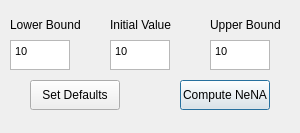
<?xml version="1.0" encoding="UTF-8"?>
<ui version="4.0">
 <class>centralwidget</class>
 <widget class="QDialog" name="centralwidget">
  <property name="geometry">
   <rect>
    <x>0</x>
    <y>0</y>
    <width>300</width>
    <height>133</height>
   </rect>
  </property>
  <property name="windowTitle">
   <string>Dialog</string>
  </property>
  <widget class="QLabel" name="lowerBoundLabel">
   <property name="geometry">
    <rect>
     <x>10</x>
     <y>10</y>
     <width>80</width>
     <height>30</height>
    </rect>
   </property>
   <property name="text">
    <string>Lower Bound</string>
   </property>
  </widget>
  <widget class="QLabel" name="initialLabel">
   <property name="geometry">
    <rect>
     <x>110</x>
     <y>10</y>
     <width>80</width>
     <height>30</height>
    </rect>
   </property>
   <property name="text">
    <string>Initial Value</string>
   </property>
  </widget>
  <widget class="QLabel" name="upperBoundLabel">
   <property name="geometry">
    <rect>
     <x>210</x>
     <y>10</y>
     <width>80</width>
     <height>30</height>
    </rect>
   </property>
   <property name="text">
    <string>Upper Bound</string>
   </property>
  </widget>
  <widget class="QTextEdit" name="lowerBoundValue">
   <property name="geometry">
    <rect>
     <x>10</x>
     <y>40</y>
     <width>60</width>
     <height>30</height>
    </rect>
   </property>
   <property name="html">
    <string>&lt;!DOCTYPE HTML PUBLIC &quot;-//W3C//DTD HTML 4.0//EN&quot; &quot;http://www.w3.org/TR/REC-html40/strict.dtd&quot;&gt;
&lt;html&gt;&lt;head&gt;&lt;meta name=&quot;qrichtext&quot; content=&quot;1&quot; /&gt;&lt;style type=&quot;text/css&quot;&gt;
p, li { white-space: pre-wrap; }
&lt;/style&gt;&lt;/head&gt;&lt;body style=&quot; font-family:'MS Shell Dlg 2'; font-size:8.25pt; font-weight:400; font-style:normal;&quot;&gt;
&lt;p style=&quot; margin-top:0px; margin-bottom:0px; margin-left:0px; margin-right:0px; -qt-block-indent:0; text-indent:0px;&quot;&gt;&lt;span style=&quot; font-size:7.875pt;&quot;&gt;10&lt;/span&gt;&lt;/p&gt;&lt;/body&gt;&lt;/html&gt;</string>
   </property>
  </widget>
  <widget class="QTextEdit" name="initialValue">
   <property name="geometry">
    <rect>
     <x>110</x>
     <y>40</y>
     <width>60</width>
     <height>30</height>
    </rect>
   </property>
   <property name="html">
    <string>&lt;!DOCTYPE HTML PUBLIC &quot;-//W3C//DTD HTML 4.0//EN&quot; &quot;http://www.w3.org/TR/REC-html40/strict.dtd&quot;&gt;
&lt;html&gt;&lt;head&gt;&lt;meta name=&quot;qrichtext&quot; content=&quot;1&quot; /&gt;&lt;style type=&quot;text/css&quot;&gt;
p, li { white-space: pre-wrap; }
&lt;/style&gt;&lt;/head&gt;&lt;body style=&quot; font-family:'MS Shell Dlg 2'; font-size:8.25pt; font-weight:400; font-style:normal;&quot;&gt;
&lt;p style=&quot; margin-top:0px; margin-bottom:0px; margin-left:0px; margin-right:0px; -qt-block-indent:0; text-indent:0px;&quot;&gt;&lt;span style=&quot; font-size:7.875pt;&quot;&gt;10&lt;/span&gt;&lt;/p&gt;&lt;/body&gt;&lt;/html&gt;</string>
   </property>
  </widget>
  <widget class="QTextEdit" name="minPtsField_3">
   <property name="geometry">
    <rect>
     <x>210</x>
     <y>40</y>
     <width>60</width>
     <height>30</height>
    </rect>
   </property>
   <property name="html">
    <string>&lt;!DOCTYPE HTML PUBLIC &quot;-//W3C//DTD HTML 4.0//EN&quot; &quot;http://www.w3.org/TR/REC-html40/strict.dtd&quot;&gt;
&lt;html&gt;&lt;head&gt;&lt;meta name=&quot;qrichtext&quot; content=&quot;1&quot; /&gt;&lt;style type=&quot;text/css&quot;&gt;
p, li { white-space: pre-wrap; }
&lt;/style&gt;&lt;/head&gt;&lt;body style=&quot; font-family:'MS Shell Dlg 2'; font-size:8.25pt; font-weight:400; font-style:normal;&quot;&gt;
&lt;p style=&quot; margin-top:0px; margin-bottom:0px; margin-left:0px; margin-right:0px; -qt-block-indent:0; text-indent:0px;&quot;&gt;&lt;span style=&quot; font-size:7.875pt;&quot;&gt;10&lt;/span&gt;&lt;/p&gt;&lt;/body&gt;&lt;/html&gt;</string>
   </property>
  </widget>
  <widget class="QPushButton" name="runNeNA">
   <property name="geometry">
    <rect>
     <x>180</x>
     <y>80</y>
     <width>90</width>
     <height>30</height>
    </rect>
   </property>
   <property name="text">
    <string>Compute NeNA</string>
   </property>
  </widget>
  <widget class="QPushButton" name="runSetDefaults">
   <property name="geometry">
    <rect>
     <x>30</x>
     <y>80</y>
     <width>90</width>
     <height>30</height>
    </rect>
   </property>
   <property name="text">
    <string>Set Defaults</string>
   </property>
  </widget>
 </widget>
 <resources/>
 <connections/>
</ui>
